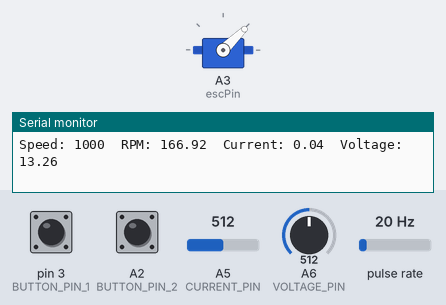
Bench run of a sketch on a simulated Arduino Nano, built with avr-gcc and run on an emulated ATmega328P. On the bench: servo, the last lines printed to the serial monitor. Wiring (inferred from the names in the program): pulse sensor: data pin 2. Inputs (shaded band) come from the test bench; at power-on: pin 3 (BUTTON_PIN_1) HIGH, A2 (BUTTON_PIN_2) HIGH, pulse rate 20 Hz, A6 (VOLTAGE_PIN) = 512, A5 (CURRENT_PIN) = 512.

Above: at 1.2 s.
1.3 s: pin 3 (BUTTON_PIN_1) pulled LOW for 0.15 s
At 2.18 s:
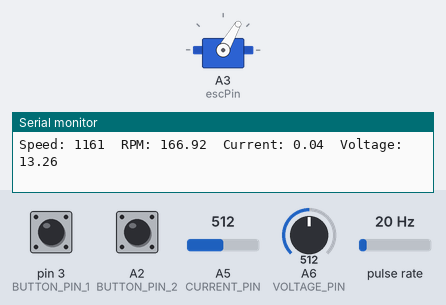
At 3.2 s:
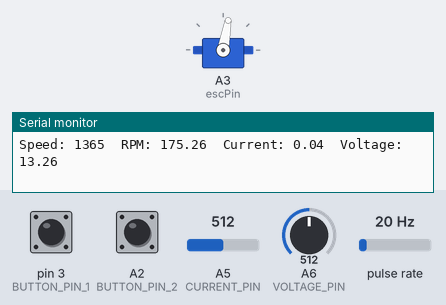
4.8 s: A2 (BUTTON_PIN_2) pulled LOW for 1 s
At 4.8 s:
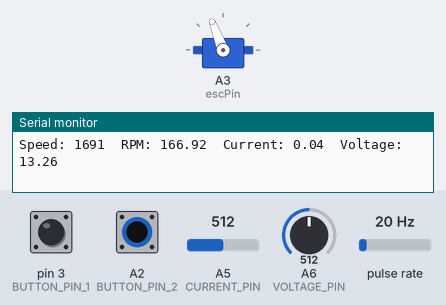
8.3 s: pin 3 (BUTTON_PIN_1) pulled LOW for 1 s
At 9.3 s:
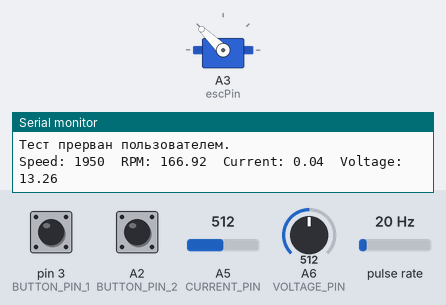
11.8 s: pulse rate (sensor on pin 2) set to 4 Hz
16.0 s: A6 (VOLTAGE_PIN) set to 306
20.2 s: A5 (CURRENT_PIN) set to 716
Timing chart, 0 to 25.4 s (numbered marks = the images above; inputs shaded):
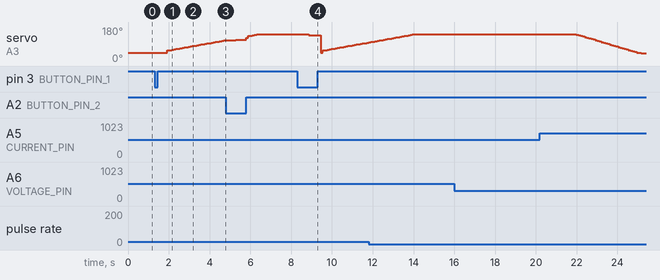

Measured:
- after the input at 1.3 s, servo on A3 (escPin): moves from 44° to 111° over 2.9 s, starting after 0.63 s
- after the input at 8.3 s, servo on A3 (escPin): 141° → 136° after 0.55 s, → 44° 0.60 s later, → 56° 0.10 s later, → 58° 0.10 s later, … (24 changes in this stretch)

The sketch:

new_kv_2.ino
```cpp
#include <Wire.h>
#include <Adafruit_GFX.h>
#include <Adafruit_SSD1306.h>
#include <Servo.h>

#define HALL_PIN_D0 2
#define VOLTAGE_PIN A6
#define CURRENT_PIN A5
#define BUTTON_PIN_1 3
#define BUTTON_PIN_2 A2

#define MAGNET_COUNT 7
const float REFERENCE_VOLTAGE = 5.0;
const float MAX_INPUT_VOLTAGE = 25.0;
const float DIVIDER_RATIO = MAX_INPUT_VOLTAGE / REFERENCE_VOLTAGE;

const int ledPins[6] = {7, 8, 9, 10, 11, 12}; // Светодиоды для выбора KV
const int KV[6] = {474, 601, 736, 857, 1033, 1261};
const int resultLedPins[3] = {6, 5, 4}; // Светодиоды для результата
int selectedKVled = 0;
int selectedKV = 474;

bool testEnds = false;

volatile int pulseCount = 0;
unsigned long previousMillis = 0;
const long interval = 1000;
float voltage = 0;
float rpm = 0;
float current = 0;
float maxKV = 0;
float maxKV_AverageCurrent = 0;
char currentStr[10];

const int numReadings = 2;
float currentReadings[numReadings] = {0.0};
int currentReadingIndex = 0;
float totalCurrent = 0.0;
float averageCurrent = 0.0;

Servo esc;
int escPin = A3;
int minThrottle = 1000;
int maxThrottle = 2000;
int currentThrottle = minThrottle;

unsigned long ledPreviousMillis = 0; // Переменная для управления миганием светодиода

bool ledState = LOW; // начальное состояние светодиода

bool testRunning = false;
unsigned long testStartTime = 0;
const unsigned long accelTime = 5000; // Время ускорения
const unsigned long holdTime = 8000;   // Время удержания
const unsigned long decelTime = 3000;  // Время замедления

// Переменные для накопления тока в период удержания
float holdTimeCurrentSum = 0.0;
int holdTimeCurrentCount = 0;
bool isHoldTimeActive = false;

void setup() {
  //digitalWrite(resultLedPins[2], HIGH);
  //digitalWrite(resultLedPins[1], HIGH);
  //digitalWrite(resultLedPins[0], HIGH);
  digitalWrite(ledPins[0], HIGH);

  Serial.begin(115200);
  esc.attach(escPin);
  esc.writeMicroseconds(minThrottle);

  pinMode(BUTTON_PIN_1, INPUT_PULLUP);
  pinMode(BUTTON_PIN_2, INPUT_PULLUP);

  pinMode(HALL_PIN_D0, INPUT);
  attachInterrupt(digitalPinToInterrupt(HALL_PIN_D0), countPulse, RISING);

  Serial.println("Система запущена. Нажмите кнопку для запуска теста или выбора KV.");
}

void loop() {
  unsigned long currentMillis = millis();

  // Мигающий светодиод, если rpm <= 100 и тест не завершен
  if (rpm <= 1000 && !testEnds) {
    if (currentMillis - ledPreviousMillis >= 500) { // Используем ledPreviousMillis только для светодиода
      ledPreviousMillis = currentMillis;
      ledState = !ledState; // Инвертируем состояние
      digitalWrite(resultLedPins[0], ledState); // Записываем новое состояние
    }
  } else if (rpm > 100 && !testEnds) {
    // Если rpm > 100 или тест завершен, выключаем светодиод
    digitalWrite(resultLedPins[0], LOW);
    ledState = LOW; // Сбрасываем состояние
  }

  // Нажатие кнопки для выбора KV
  if (digitalRead(BUTTON_PIN_2) == LOW) {
    delay(400); // Задержка для антидребезга
    if (!testRunning) { // Переключение только если тест не запущен
      selectedKVled = (selectedKVled + 1) % 6;
      selectedKV = KV[selectedKVled];
      for (int i = 0; i < 6; i++) {
        digitalWrite(ledPins[i], i == selectedKVled ? HIGH : LOW);
      }
      Serial.print("Текущее значение KV: ");
      Serial.println(selectedKV);
    }
  }

  // Нажатие кнопки для запуска или остановки теста
  if (digitalRead(BUTTON_PIN_1) == LOW) {
    delay(500); // Задержка для антидребезга

    maxKV=0;

    digitalWrite(resultLedPins[2], LOW);
    digitalWrite(resultLedPins[1], LOW);
    digitalWrite(resultLedPins[0], LOW);

    if (!testRunning) {
      // Запуск теста
      testRunning = true;
      testEnds = false;
      testStartTime = currentMillis;

      holdTimeCurrentSum = 0.0;
      holdTimeCurrentCount = 0;
      isHoldTimeActive = false;

      Serial.println("Тест запущен.");
    } else {
      // Остановка теста
      testRunning = false;
      Serial.println("Тест прерван пользователем.");
    }
  }

  if (testRunning) {
    unsigned long elapsedTime = currentMillis - testStartTime;
    //Serial.println(rpm);

    if (elapsedTime < accelTime) {
      currentThrottle = map(elapsedTime, 0, accelTime, minThrottle, maxThrottle);
    } else if (elapsedTime < accelTime + holdTime) {
      currentThrottle = maxThrottle;
      isHoldTimeActive = true;
    } else if (elapsedTime < accelTime + holdTime + decelTime) {
      currentThrottle = map(elapsedTime, accelTime + holdTime, accelTime + holdTime + decelTime, maxThrottle, minThrottle);
      isHoldTimeActive = false;
    } else {
      testRunning = false;
      if (holdTimeCurrentCount > 0) {
        maxKV_AverageCurrent = holdTimeCurrentSum / holdTimeCurrentCount;
      }
      testEnds = true;
      float difference = abs((maxKV - selectedKV) / selectedKV) * 100;
      Serial.println(maxKV);
      Serial.println(selectedKV);
      Serial.println(difference);
      if (difference <= 2) {
          digitalWrite(resultLedPins[2], HIGH);
          Serial.println("Разница менее 2%");
      } else if (difference <= 5) {
          digitalWrite(resultLedPins[1], HIGH);
          Serial.println("Разница менее 5%");
      } else {
          digitalWrite(resultLedPins[0], HIGH);
          Serial.println("Разница более 5%");
      }
      Serial.println("Тест завершен.");
    }
  } else {
    if (currentThrottle > minThrottle) {
      currentThrottle -= 50;
      delay(10);
    }
  }

  esc.writeMicroseconds(currentThrottle);
  //Serial.println(currentThrottle);

  // Измерения
  if (currentMillis - previousMillis >= interval) {
    previousMillis = currentMillis;
    noInterrupts();
    int pulses = pulseCount;
    pulseCount = 0;
    interrupts();

    float revolutions = pulses / float(MAGNET_COUNT);
    rpm = revolutions * 60 *0.9885 * 0.985;

    int sensorValue = analogRead(VOLTAGE_PIN);
    float measuredVoltage = sensorValue * (REFERENCE_VOLTAGE / 965.0);
    voltage = measuredVoltage * DIVIDER_RATIO;

    int currentSensorValue = analogRead(CURRENT_PIN);
    float voltageAtCurrentPin = currentSensorValue * (REFERENCE_VOLTAGE / 1023.0);
    current = (voltageAtCurrentPin - 2.5) / 0.066;

    totalCurrent -= currentReadings[currentReadingIndex];
    currentReadings[currentReadingIndex] = current;
    totalCurrent += current;
    currentReadingIndex = (currentReadingIndex + 1) % numReadings;
    averageCurrent = totalCurrent / numReadings;

    if (isHoldTimeActive) {
      holdTimeCurrentSum += averageCurrent;
      holdTimeCurrentCount++;

      if (voltage != 0) {
        float kv = rpm / voltage;
        if (kv > maxKV) {
          maxKV = kv;
        }
      }
    }
  }

    Serial.print("Speed: ");
    Serial.print(currentThrottle);
    Serial.print("\t");
    Serial.print("RPM: ");
    Serial.print(rpm);
    Serial.print("\t");
    Serial.print("Current: ");
    Serial.print(current);
    Serial.print("\t");
    Serial.print("Voltage: ");
    Serial.println(voltage);
    delay(100);
}

void countPulse() {
  pulseCount++;
}
```
